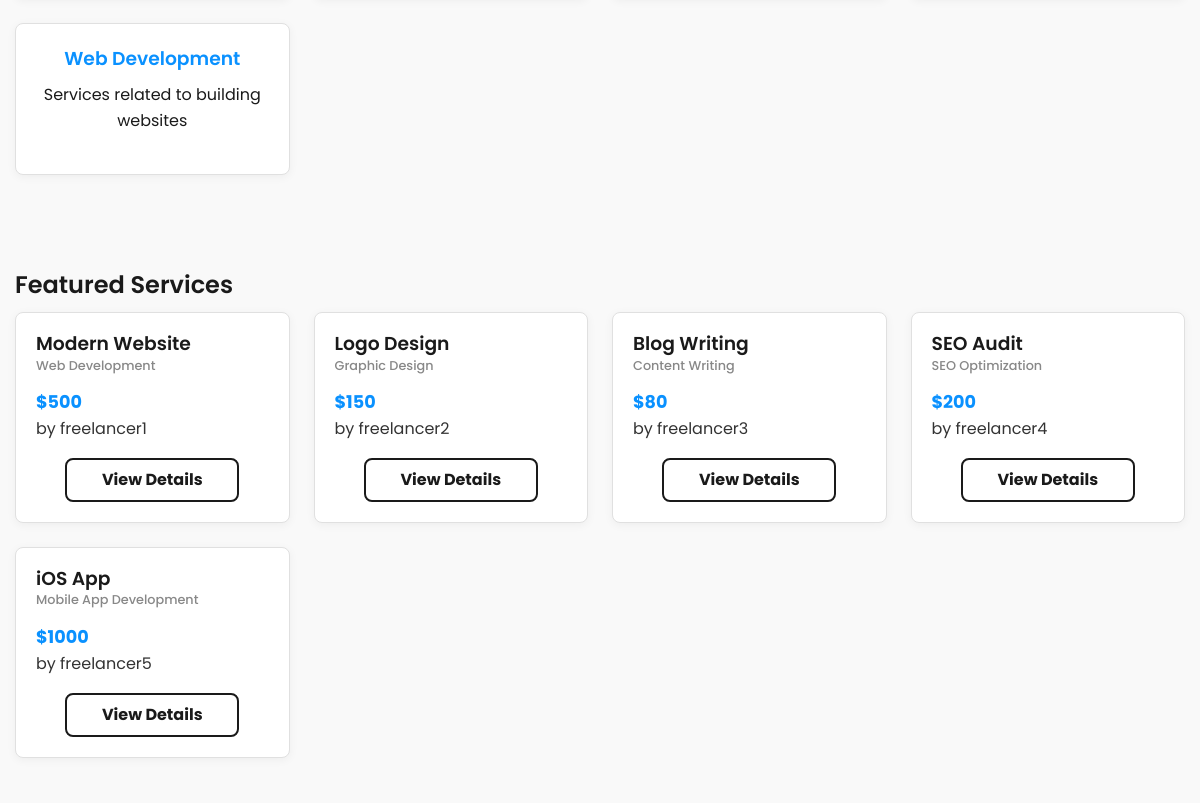
/pages/home.php (middle part), run on an earlier commit of the app's database.
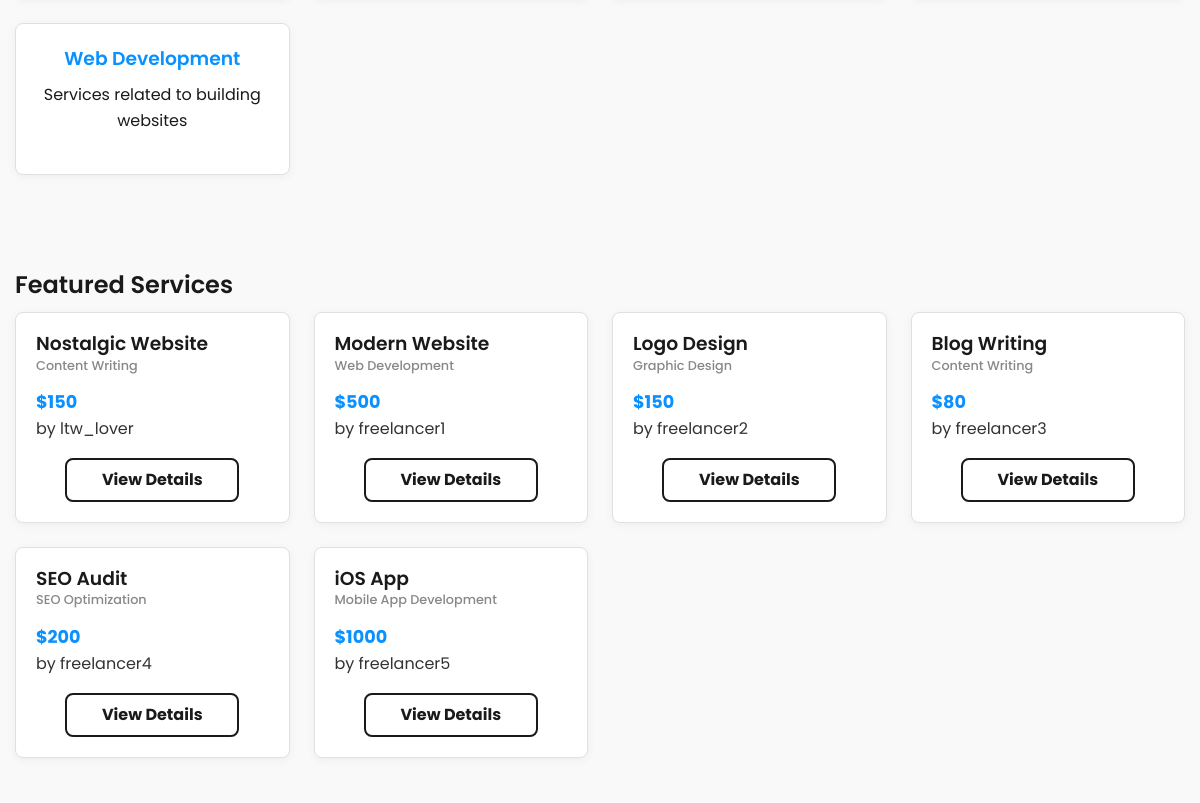
And on a later commit of the database.
### tables this page shows
CREATE TABLE Categories (
    id INTEGER PRIMARY KEY AUTOINCREMENT,
    name TEXT UNIQUE NOT NULL,
    description TEXT
);

CREATE TABLE Services (
    id INTEGER PRIMARY KEY AUTOINCREMENT,
    freelancer_id INTEGER NOT NULL,
    title TEXT NOT NULL,
    description TEXT NOT NULL,
    category_id INTEGER NOT NULL,
    price REAL NOT NULL,
    delivery_time INTEGER NOT NULL,
    created_at DATETIME DEFAULT CURRENT_TIMESTAMP,
    FOREIGN KEY (freelancer_id) REFERENCES Users(id),
    FOREIGN KEY (category_id) REFERENCES Categories(id)
);

### public/pages/home.php (the view, shortened to what this page needs)
<?php
function getFeaturedServices($limit = 6) {
    try {
        $db = getDB();
        $query = "SELECT s.*, u.username as freelancer_name, c.name as category_name,
                 (SELECT AVG(rating) FROM Reviews WHERE service_id = s.id) as avg_rating
                 FROM Services s
                 JOIN Users u ON s.freelancer_id = u.id
                 JOIN Categories c ON s.category_id = c.id
                 ORDER BY s.created_at DESC
                 LIMIT ?";
        $stmt = $db->prepare($query);
        $stmt->execute([$limit]);
        return $stmt->fetchAll(PDO::FETCH_ASSOC);
    } catch (PDOException $e) {
        return [];
    }
}
function getCategories() {
    try {
        $db = getDB();
        $query = "SELECT * FROM Categories ORDER BY name";
        $stmt = $db->prepare($query);
        $stmt->execute();
        return $stmt->fetchAll(PDO::FETCH_ASSOC);
    } catch (PDOException $e) {
        return [];
    }
}
$featuredServices = getFeaturedServices();
$categories = getCategories();
include_once '../templates/header.php';
?>
<div class="categories-section">
    <div class="container">
        <div class="categories-grid">
            <?php foreach ($categories as $category): ?>
                <a href="<?php echo SITE_URL; ?>/pages/services/list.php?category=<?php echo $category['id']; ?>" class="category-card">
                    <h3><?php echo htmlspecialchars($category['name']); ?></h3>
                    <p><?php echo htmlspecialchars($category['description'] ?? ''); ?></p>
                </a>
            <?php endforeach; ?>
        </div>
    </div>
</div>
<div class="featured-services">
    <div class="container">
        <h2>Featured Services</h2>
        <?php if (empty($featuredServices)): ?>
            <p>No services available yet. <?php if (!isLoggedIn()): ?>
                <a href="<?php echo SITE_URL; ?>/pages/register.php">Register</a> and be the first to offer your services!
            <?php else: ?>
                <a href="<?php echo SITE_URL; ?>/pages/services/create.php">Create a service</a> and be the first to offer your expertise!
            <?php endif; ?></p>
        <?php else: ?>
            <div class="services-grid">
                <?php foreach ($featuredServices as $service): ?>
                    <div class="service-card">
                        <h3><?php echo htmlspecialchars($service['title']); ?></h3>
                        <p class="service-category"><?php echo htmlspecialchars($service['category_name']); ?></p>
                        <p class="service-price">$<?php echo htmlspecialchars($service['price']); ?></p>
                        <p class="service-freelancer">by <?php echo htmlspecialchars($service['freelancer_name']); ?></p>
                        <a href="<?php echo SITE_URL; ?>/pages/services/view.php?id=<?php echo $service['id']; ?>" class="btn">View Details</a>
                    </div>
                <?php endforeach; ?>
            </div>
        <?php endif; ?>
    </div>
</div>
<?php include_once '../templates/footer.php'; ?>

### public/templates/header.php (shortened to what this page needs)
<!DOCTYPE html>
<html lang="en">
<head>
    <link rel="stylesheet" href="<?php echo SITE_URL; ?>/assets/css/style.css">
    <link rel="stylesheet" href="https://cdnjs.cloudflare.com/ajax/libs/font-awesome/6.4.0/css/all.min.css">
</head>
<body>
    <main>

### public/templates/footer.php (shortened to what this page needs)
    </main>
</body>
</html>

### public/assets/css/style.css (style rules this page uses)
:root { --primary: #0a91ff; --primary-dark: #035ca5; --primary-light: #378bcf; --secondary: #1A1A1A; --secondary-light: #333333; --background: #f9f9f9; --white: #ffffff; --gray-light: #f4f4f4; --gray: #e0e0e0; --gray-dark: #888888; --success: #28a745; --error: #dc3545; --font-main: 'Poppins', 'Segoe UI', Tahoma, Geneva, Verdana, sans-serif; }
* { margin: 0; padding: 0; box-sizing: border-box; }
html, body { height: 100%; }
body { font-family: var(--font-main); line-height: 1.6; color: var(--secondary); background-color: var(--background); display: flex; flex-direction: column; min-height: 100vh; }
.container { width: 100%; max-width: 1200px; margin: 0 auto; padding: 0 15px; }
h1, h2, h3, h4, h5, h6 { margin-bottom: 0.8rem; font-weight: 600; line-height: 1.2; }
p { margin-bottom: 1rem; }
a { color: var(--primary); text-decoration: none; transition: color 0.3s, background-color 0.3s; }
main { flex: 1; }
.categories-section, .featured-services, .cta-section { padding: 3rem 0; }
.categories-grid, .services-grid { display: grid; grid-template-columns: repeat(auto-fill, minmax(250px, 1fr)); gap: 1.5rem; }
.category-card { background-color: var(--white); padding: 1.5rem; border-radius: 8px; text-decoration: none; color: var(--secondary); transition: transform 0.3s ease, box-shadow 0.3s ease; box-shadow: 0 2px 10px rgba(0, 0, 0, 0.05); border: 1px solid var(--gray); text-align: center; }
.category-card h3 { color: var(--primary); margin-bottom: 0.75rem; }
.service-card { background-color: var(--white); padding: 1.25rem; border-radius: 8px; box-shadow: 0 2px 10px rgba(0, 0, 0, 0.05); transition: transform 0.3s ease, box-shadow 0.3s ease; border: 1px solid var(--gray); overflow: hidden; display: flex; flex-direction: column; }
.service-card h3 { margin-bottom: 0rem; color: var(--secondary); font-weight: 600; }
.service-freelancer { margin-bottom: 1rem; }
.service-category { color: var(--gray-dark); font-weight: 500; margin-bottom: 0rem; font-size: 0.8rem; }
.service-price { font-weight: 700; color: var(--primary); font-size: 1.1rem; margin: 0.75rem 0 0 0; }
.service-freelancer { color: var(--secondary-light); margin-bottom: 1rem; }
.service-card .btn { margin-top: auto; justify-content: center; line-height: clamp(2rem, 5vw, 2.5rem); }
.btn { text-align: center; font-size: 1rem; border-radius: 8px; line-height: clamp(2.5rem, 7vw, 3rem); text-decoration: none; font-weight: 700; min-width: 10.875rem; margin: auto; color: var(--secondary); padding: 0 1.5rem; box-sizing: border-box; background-color: var(--white); border: 2px solid var(--secondary); display: inline-flex; align-items: center; justify-content: center; position: relative; z-index: 1; transition: color 0.3s; cursor: pointer; }
.btn:before { content: ""; width: 0; height: 100%; background: var(--secondary); opacity: 1; position: absolute; display: block; bottom: 0; left: 0; transition: width 0.3s; z-index: -1; }

What changed in the data, as far as the page shows it:
added services: title "Nostalgic Website", category_name "Content Writing", price "150", freelancer_name "ltw_lover"
